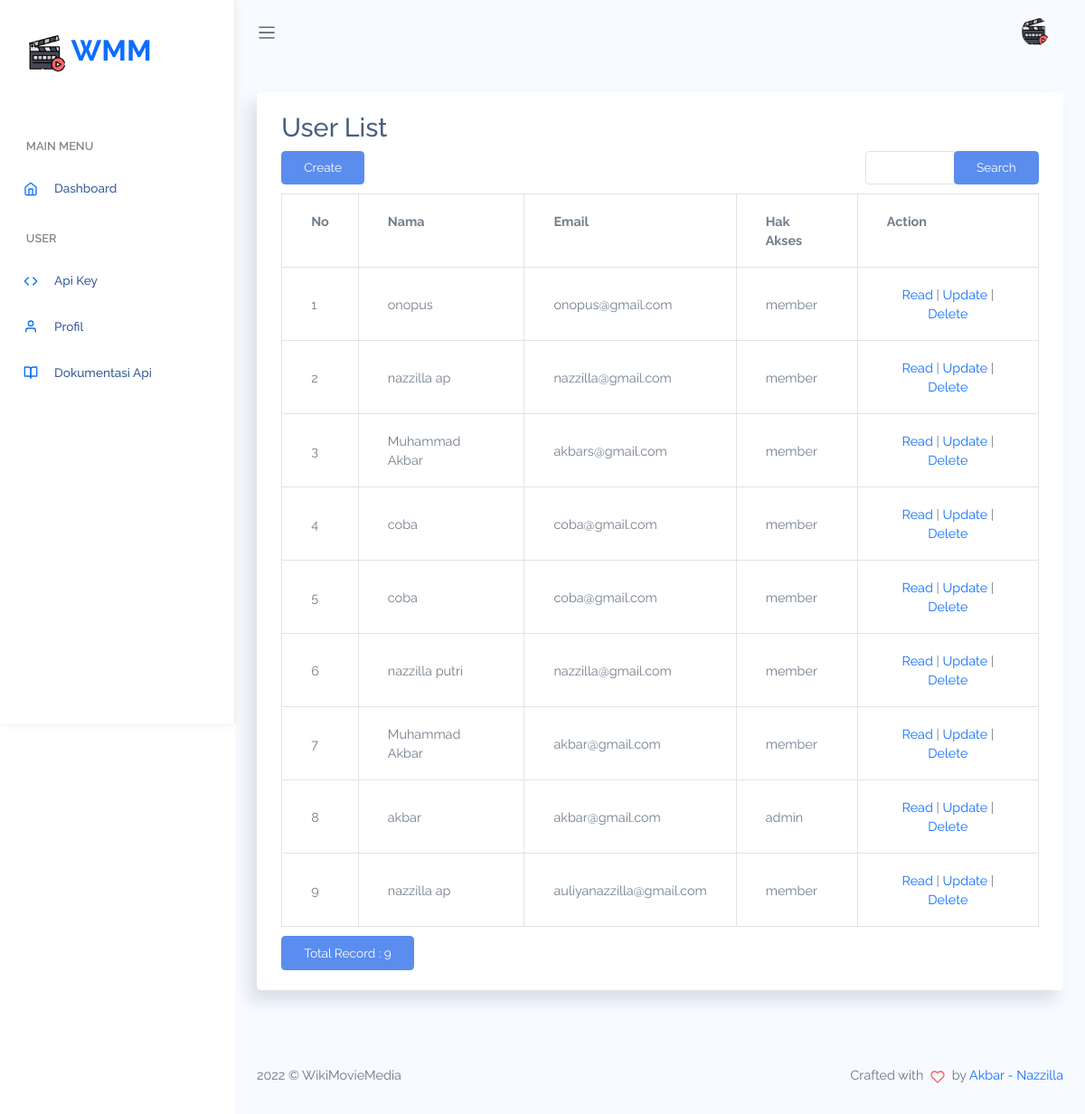
The page /index.php/user on the database as committed earlier.
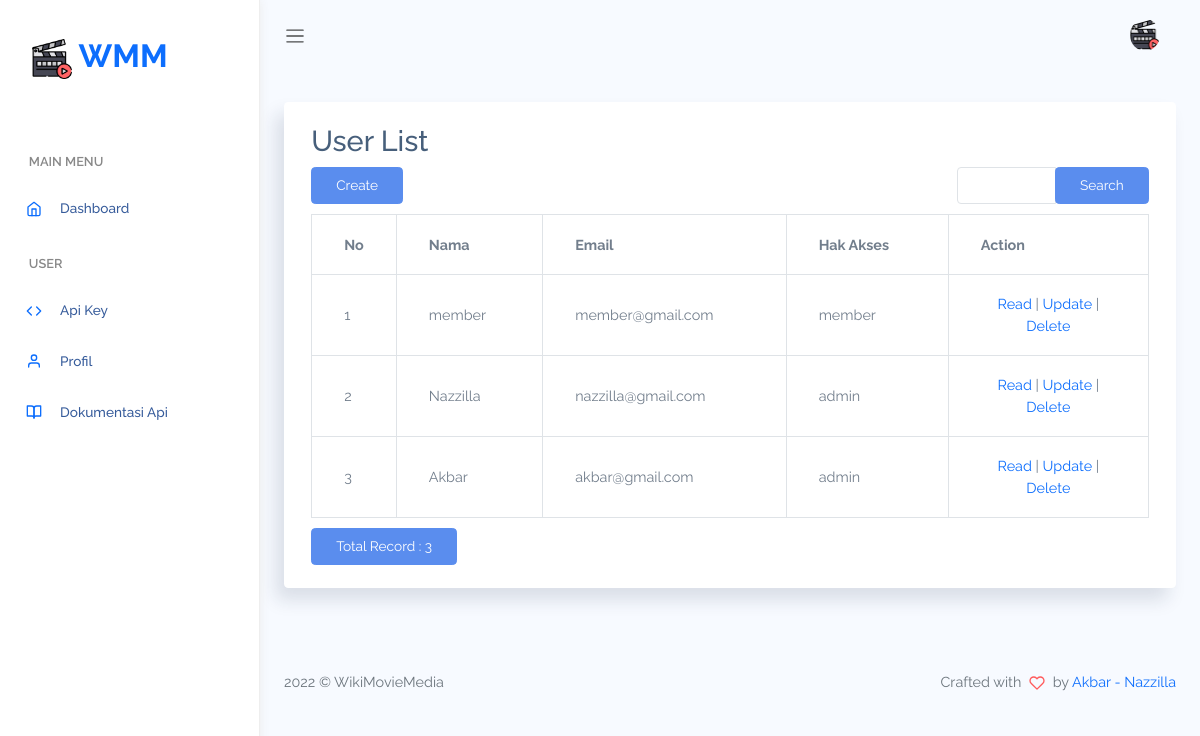
The same page on the database as committed later.
### tables this page shows
CREATE TABLE `user` (
  `id_user` int(11) NOT NULL,
  `nama` varchar(255) NOT NULL,
  `email` varchar(255) NOT NULL,
  `password` varchar(255) NOT NULL,
  `hak_akses` enum('admin','member') NOT NULL DEFAULT 'member'
);

### application/controllers/User.php (called while the page is built, shortened)
<?php
class User extends CI_Controller
{
    function __construct()
    {
        $this->load->model('User_model');
        $this->load->model('Keys_model');
        $this->load->library('form_validation');
    }
    public function index()
    {
        $q = urldecode($this->input->get('q', TRUE));
        $start = intval($this->input->get('start'));
        if ($q <> '') {
            $config['base_url'] = base_url() . 'user/index.html?q=' . urlencode($q);
            $config['first_url'] = base_url() . 'user/index.html?q=' . urlencode($q);
        } else {
            $config['base_url'] = base_url() . 'user/index.html';
            $config['first_url'] = base_url() . 'user/index.html';
        }
        $config['per_page'] = 10;
        $config['page_query_string'] = TRUE;
        $config['total_rows'] = $this->User_model->total_rows($q);
        $user = $this->User_model->get_limit_data($config['per_page'], $start, $q);
        $this->load->library('pagination');
        $this->pagination->initialize($config);
        $data = array(
            'user_data' => $user,
            'q' => $q,
            'pagination' => $this->pagination->create_links(),
            'total_rows' => $config['total_rows'],
            'start' => $start,
        );
        $this->load->view('dashboard/header');
        $this->load->view('user/user_list', $data);
        $this->load->view('dashboard/footer');
    }
}

### index.php (called while the page is built, shortened)
<?php
require_once BASEPATH.'core/CodeIgniter.php';

### application/config/config.php (called while the page is built, shortened)
<?php
$config['base_url'] = ((isset($_SERVER['HTTPS']) && $_SERVER['HTTPS'] == "on") ? "https" : "http");
$config['base_url'] .= "://" . $_SERVER['HTTP_HOST'];
$config['base_url'] .= str_replace(basename($_SERVER['SCRIPT_NAME']), "", $_SERVER['SCRIPT_NAME']);
$config['index_page'] = 'index.php';
$config['uri_protocol']  = 'REQUEST_URI';
$config['url_suffix'] = '';
$config['language']  = 'english';
$config['charset'] = 'UTF-8';
$config['enable_hooks'] = FALSE;
$config['subclass_prefix'] = 'MY_';
$config['composer_autoload'] = 'vendor/autoload.php';
$config['permitted_uri_chars'] = 'a-z 0-9~%.:_\-';
$config['enable_query_strings'] = FALSE;
$config['controller_trigger'] = 'c';
$config['function_trigger'] = 'm';
$config['directory_trigger'] = 'd';
$config['allow_get_array'] = TRUE;
$config['log_threshold'] = 0;
$config['log_path'] = '';
$config['log_file_extension'] = '';
$config['log_file_permissions'] = 0644;
$config['log_date_format'] = 'Y-m-d H:i:s';
$config['error_views_path'] = '';
$config['cache_path'] = '';
$config['cache_query_string'] = FALSE;
$config['encryption_key'] = '';
$config['sess_driver'] = 'files';
$config['sess_cookie_name'] = 'ci_session';
$config['sess_expiration'] = 7200;
$config['sess_save_path'] = NULL;
$config['sess_match_ip'] = FALSE;
$config['sess_time_to_update'] = 300;
$config['sess_regenerate_destroy'] = FALSE;
$config['cookie_prefix']  = '';
$config['cookie_domain']  = '';
$config['cookie_path']    = '/';
$config['cookie_secure']  = FALSE;
$config['cookie_httponly']   = FALSE;
$config['standardize_newlines'] = FALSE;
$config['global_xss_filtering'] = FALSE;
$config['csrf_protection'] = FALSE;
$config['csrf_token_name'] = 'csrf_test_name';
$config['csrf_cookie_name'] = 'csrf_cookie_name';
$config['csrf_expire'] = 7200;
$config['csrf_regenerate'] = TRUE;
$config['csrf_exclude_uris'] = array();
$config['compress_output'] = FALSE;
$config['time_reference'] = 'local';
$config['rewrite_short_tags'] = FALSE;
$config['proxy_ips'] = '';

### application/models/User_model.php (called while the page is built, shortened)
<?php
class User_model extends CI_Model
{
    public $table = 'user';
    public $id = 'id_user';
    public $order = 'DESC';
    function total_rows($q = NULL)
    {
        $this->db->like('id_user', $q);
        $this->db->or_like('nama', $q);
        $this->db->or_like('email', $q);
        $this->db->or_like('password', $q);
        $this->db->from($this->table);
        return $this->db->count_all_results();
    }
    function get_limit_data($limit, $start = 0, $q = NULL)
    {
        $this->db->order_by($this->id, $this->order);
        $this->db->like('id_user', $q);
        $this->db->or_like('nama', $q);
        $this->db->or_like('email', $q);
        $this->db->or_like('password', $q);
        $this->db->limit($limit, $start);
        return $this->db->get($this->table)->result();
    }
}

### application/views/user/user_list.php (the view, shortened to what this page needs)
<div class="card">
    <div class="card-body">
        <h2 style="margin-top:0px">User List</h2>
        <div class="row" style="margin-bottom: 10px">
            <div class="col-md-4">
                <?php echo anchor(site_url('user/create'), 'Create', 'class="btn btn-primary"'); ?>
            </div>
            <div class="text-center col-md-4">
            </div>
            <div class="text-right col-md-1">
            </div>
            <div class="text-right col-md-3">
                <form action="<?php echo site_url('user/index'); ?>" class="form-inline" method="get">
                    <div class="input-group">
                        <input type="text" class="form-control" name="q" value="<?php echo $q; ?>">
                        <span class="input-group-btn">
                            <button class="btn btn-primary" type="submit">Search</button>
                        </span>
                    </div>
                </form>
            </div>
        </div>
        <table class="table table-bordered" style="margin-bottom: 10px">
            <tr>
                <th>No</th>
                <th>Nama</th>
                <th>Email</th>
                <th>Hak Akses</th>
                <th>Action</th>
            </tr><?php
                    foreach ($user_data as $user) {
                    ?>
                <tr>
                    <td width="80px"><?php echo ++$start ?></td>
                    <td><?php echo $user->nama ?></td>
                    <td><?php echo $user->email ?></td>
                    <td><?php echo $user->hak_akses ?></td>
                    <td style="text-align:center" width="200px">
                        <?php
                        echo anchor(site_url('user/read/' . $user->id_user), 'Read');
                        echo ' | ';
                        echo anchor(site_url('user/update/' . $user->id_user), 'Update');
                        echo ' | ';
                        echo anchor(site_url('user/delete/' . $user->id_user), 'Delete', 'onclick="javasciprt: return confirm(\'Are You Sure ?\')"');
                        ?>
                    </td>
                </tr>
            <?php
                    }
            ?>
        </table>
        <div class="row">
            <div class="col-md-6">
                <a href="#" class="btn btn-primary">Total Record : <?php echo $total_rows ?></a>
            </div>
            <div class="text-right col-md-6">
            </div>
        </div>
    </div>
</div>

### application/views/dashboard/header.php (shortened to what this page needs)
<!DOCTYPE html>
<html lang="en">
<head>
  <link rel="stylesheet" href="<?= base_url('/'); ?>assets/css/bootstrap.css">
  <link rel="stylesheet" href="<?= base_url('/'); ?>assets/vendors/chartjs/Chart.min.css">
  <link rel="stylesheet" href="<?= base_url('/'); ?>assets/vendors/perfect-scrollbar/perfect-scrollbar.css">
  <link rel="stylesheet" href="<?= base_url('/'); ?>assets/css/app.css">
</head>
<body>
  <div id="app">
    <div id="sidebar" class='active'>
      <div class="sidebar-wrapper active">
        <div class="sidebar-header">
          <a href="<?= base_url(); ?>">
            <img src="<?= base_url('/'); ?>assets/img/logo.png" alt="">
            WMM
          </a>
        </div>
        <div class="sidebar-menu">
          <ul class="menu">
            <li class='sidebar-title'>Main Menu</li>
            <li class="sidebar-item">
              <a href="<?= base_url('dashboard'); ?>" class='sidebar-link'>
                <i data-feather="home" width="20"></i>
                <span>Dashboard</span>
              </a>
            </li>
            <li class='sidebar-title'>User</li>
            <li class="sidebar-item ">
              <a href="<?= base_url('user/api'); ?>" class='sidebar-link'>
                <i data-feather="code" width="20"></i>
                <span>Api Key</span>
              </a>
            </li>
            <li class="sidebar-item ">
              <a href="<?= base_url('user/profile'); ?>" class='sidebar-link'>
                <i data-feather="user" width="20"></i>
                <span>Profil</span>
              </a>
            </li>
            <li class="sidebar-item ">
              <a href="https://documenter.getpostman.com/view/13060503/UVeMJPev" class='sidebar-link' target="_BLANK">
                <i data-feather="book-open" width="20"></i>
                <span>Dokumentasi Api</span>
              </a>
            </li>
          </ul>
        </div>
      </div>
    </div>
    <div id="main">
      <nav class="navbar navbar-header navbar-expand navbar-light">
        <a class="sidebar-toggler" href="#"><span class="navbar-toggler-icon"></span></a>
        <div class="collapse navbar-collapse" id="navbarSupportedContent">
          <ul class="ml-auto navbar-nav d-flex align-items-center navbar-light">
            <li class="dropdown">
              <a href="#" data-toggle="dropdown" class="nav-link dropdown-toggle nav-link-lg nav-link-user">
                <div class="mr-1 avatar">
                  <img src="<?= base_url('/'); ?>assets/img/logo.png" alt="" srcset="">
                </div>
              </a>
            </li>
          </ul>
        </div>
      </nav>
      <div class="main-content container-fluid">

### application/views/dashboard/footer.php (shortened to what this page needs)
</div>
<footer>
  <div class="clearfix mb-0 footer text-muted">
    <div class="float-left">
      <p><?php echo date('Y') ?> &copy; WikiMovieMedia</p>
    </div>
    <div class="float-right">
      <p>Crafted with <span class='text-danger'><i data-feather="heart"></i></span> by <a href="<?= base_url('/'); ?>">Akbar - Nazzilla</a></p>
    </div>
  </div>
</footer>
</div>
</div>
</body>
</html>

### assets/css/app.css (style rules this page uses)
* { font-family: Raleway; }
#app { position: relative; }
#main { margin-left: 260px; background-color: #f7faff; min-height: 100vh; transition: margin-left 0.6s ease-out; }
#main .main-content { padding: 2rem 1.5rem; }
a { text-decoration: none; }
a, button { outline: 0; }
i, svg.feather { font-size: 14px; height: 1rem; }
footer { padding: 1rem 1.5rem; }
.avatar { display: inline-flex; border-radius: 50%; text-align: center; vertical-align: middle; position: relative; }
.avatar img { width: 32px; height: 32px; border-radius: 50%; }
.btn.btn-danger, .btn.btn-dark, .btn.btn-info, .btn.btn-light, .btn.btn-link, .btn.btn-primary, .btn.btn-secondary, .btn.btn-success, .btn.btn-warning { color: #fff; }
.dropdown-toggle:after { color: #fff; }
#sidebar.active .sidebar-wrapper { left: 0; }
.sidebar-wrapper { width: 260px; height: 100vh; position: fixed; top: 0; z-index: 10; background-color: #fff; bottom: 0; border-right: 1px solid #eee; box-shadow: 0 0 10px #ececec; left: -260px; transition: left 0.6s ease-out; }
.sidebar-wrapper .sidebar-header { padding: 2rem 2rem 1rem; font-size: 2rem; font-weight: 700; }
.sidebar-wrapper .sidebar-header img { height: 2.5rem; }
.sidebar-wrapper .menu { padding-left: 0; margin-top: 2rem; }
.sidebar-wrapper .menu .sidebar-title { padding: 1.5rem 1.8rem 0.5rem; font-size: 0.8rem; font-weight: 600; color: #888; text-transform: uppercase; }
.sidebar-wrapper .menu .sidebar-link { display: block; padding: 0.7rem 1.5rem; font-size: 0.85rem; display: flex; align-items: center; transition: all 0.5s; }
.sidebar-wrapper .menu .sidebar-link > span { color: #053382; font-weight: 500; margin-left: 1rem; opacity: 0.8; }
.sidebar-wrapper .menu .sidebar-item { list-style: none; margin-top: 0.5rem; position: relative; }
.card { box-shadow: -8px 12px 18px 0 rgba(25, 42, 70, 0.13); margin-bottom: 2.2rem; }
.card .card-body { padding: 1.4rem 1.7rem; }
.navbar { height: 70px; padding: 1.5rem; }
.navbar .nav-link-user img { width: 30px; }
.navbar.navbar-header li { display: flex; align-items: center; }
.navbar.navbar-header .dropdown > a { color: #6c757d; font-weight: 600; }
.navbar.navbar-header .dropdown > a:after { display: none; }
.dataTable-table td, .dataTable-table thead th, .table td, .table thead th { vertical-align: middle; }

Rows that differ between the two databases and show on the page:
removed user: nama "onopus", email "onopus@gmail.com", hak_akses "member", id_user "Read", id_user "Update", id_user "Delete"
removed user: nama "nazzilla ap", email "nazzilla@gmail.com", hak_akses "member", id_user "Read", id_user "Update", id_user "Delete"
removed user: nama "Muhammad Akbar", email "akbars@gmail.com", hak_akses "member", id_user "Read", id_user "Update", id_user "Delete"
removed user: nama "coba", email "coba@gmail.com", hak_akses "member", id_user "Read", id_user "Update", id_user "Delete"
removed user: nama "coba", email "coba@gmail.com", hak_akses "member", id_user "Read", id_user "Update", id_user "Delete"
removed user: nama "nazzilla putri", email "nazzilla@gmail.com", hak_akses "member", id_user "Read", id_user "Update", id_user "Delete"
removed user: nama "Muhammad Akbar", email "akbar@gmail.com", hak_akses "member", id_user "Read", id_user "Update", id_user "Delete"
removed user: nama "akbar", email "akbar@gmail.com", hak_akses "admin", id_user "Read", id_user "Update", id_user "Delete"
removed user: nama "nazzilla ap", email "auliyanazzilla@gmail.com", hak_akses "member", id_user "Read", id_user "Update", id_user "Delete"
added user: nama "member", email "member@gmail.com", hak_akses "member", id_user "Read", id_user "Update", id_user "Delete"
added user: nama "Nazzilla", email "nazzilla@gmail.com", hak_akses "admin", id_user "Read", id_user "Update", id_user "Delete"
added user: nama "Akbar", email "akbar@gmail.com", hak_akses "admin", id_user "Read", id_user "Update", id_user "Delete"
Other text that changed with them:
$total_rows: "9" → "3"
